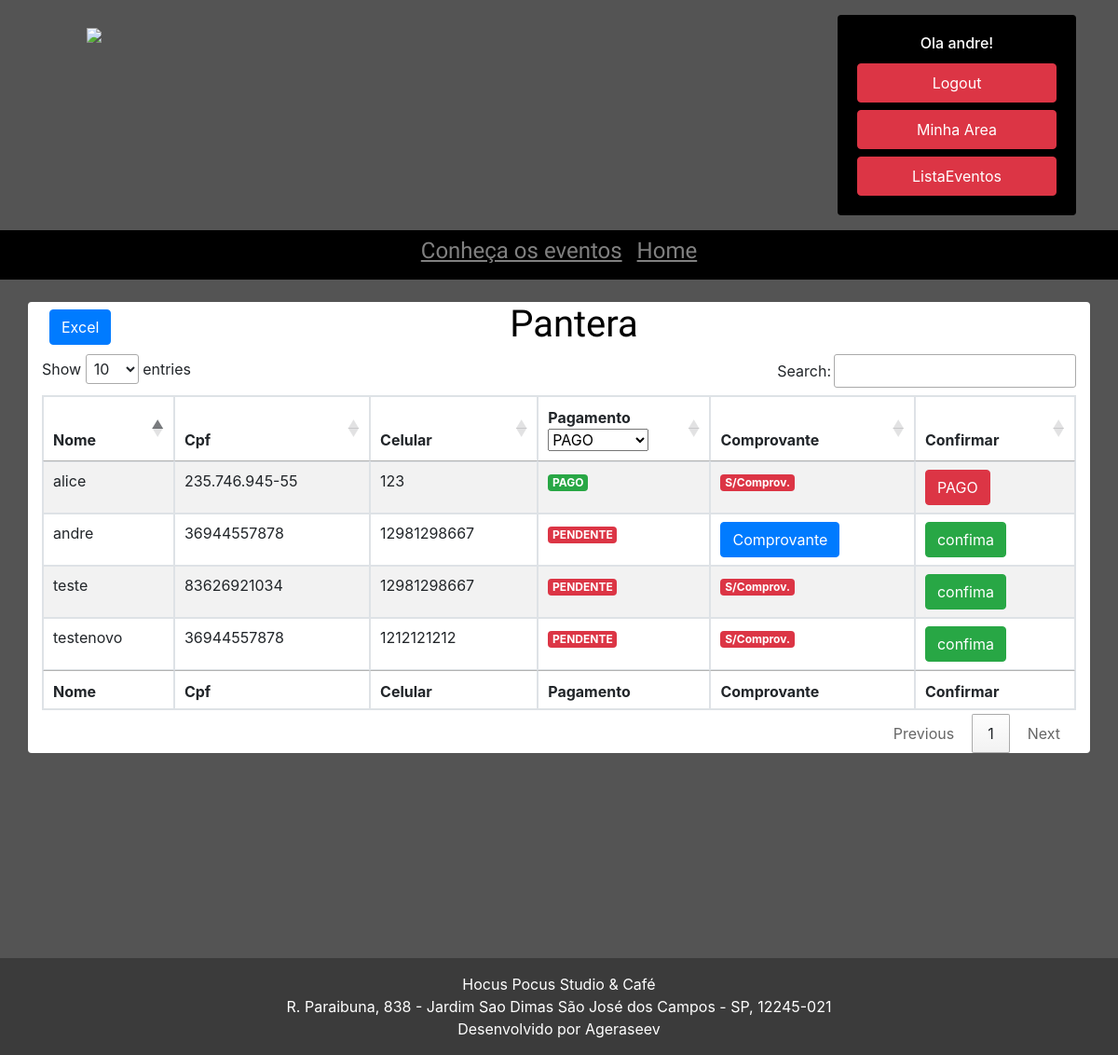
/lista (signed in), run on an earlier commit of the app's database.
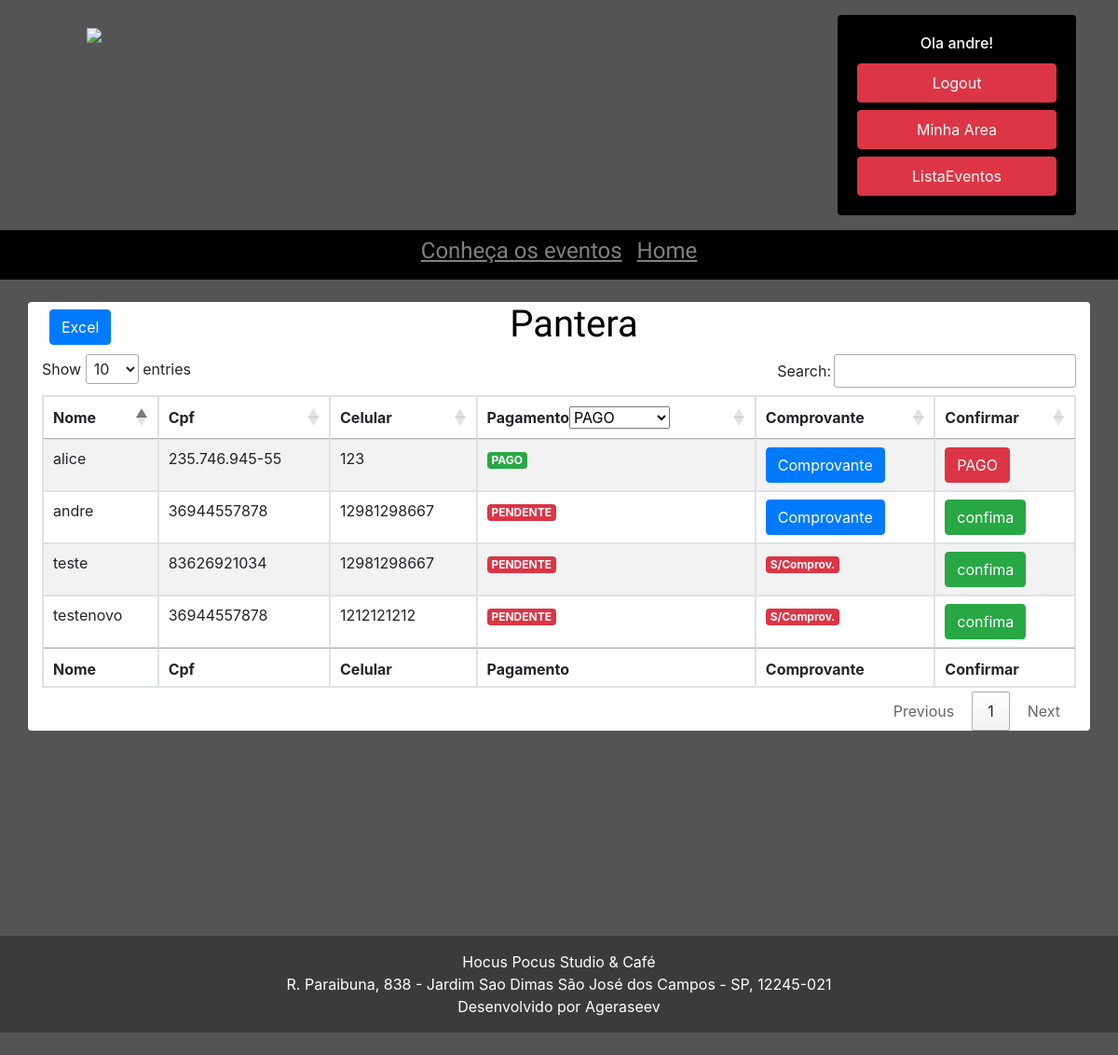
And on a later commit of the database.
### show/models.py (models this page shows, shortened)
class NomeLista(models.Model):
    sem_registro = models.ForeignKey(UsuarioSemRegistro, on_delete=models.CASCADE, blank=True, null= True)
    roqueiro = models.ForeignKey(Usuario, on_delete=models.CASCADE, blank=True, null= True)
    pagamento = models.BooleanField(default=False)
    comprovante = models.ImageField(upload_to='comprovantes/%d/%m/%Y', blank=True)
    lista_reserva = models.ForeignKey(Show, on_delete=models.CASCADE, blank=True, null= True,)
    class Meta:
        unique_together = ('roqueiro', 'lista_reserva')

### usuario/models.py (models this page shows, shortened)
class Usuario(models.Model):
    usuario = models.OneToOneField(User, null=True, on_delete=models.CASCADE)
    cpf = models.CharField(max_length=11)
    celular = models.CharField(max_length=12)

### show/views.py (the view)
# urls.py: path('lista', lista, name='lista'),
def lista(request, id=1):
    if request.user.is_staff:
        if request.method == 'POST':
            id = request.POST['id']
            show = request.POST['show']
            cofirmapagamento = NomeLista.objects.filter(id=id)
            cofirmapagamento.update(
                pagamento=True)
            return redirect('lista/'+show)
        else:
            pessoa = NomeLista.objects.filter(lista_reserva_id=id)
            show = Show.objects.filter(id=id)
            dados = {'pessoas': pessoa,
                     'show': show
            }
            return render(request, 'lista.html', dados)
    else:
        return redirect('home')

### templates/lista.html (shortened to what this page needs)
{% extends 'base3.html' %}
{% load static %}
{% block content %}
<body>
<link rel="stylesheet" href="https://cdn.datatables.net/1.10.2/css/jquery.dataTables.min.css">
{% for nome_na_lista in show %}
<div class="container-lg bg-white rounded mt-4">
    <div class="row header" style="text-align:center;color:black">
        <div class="col-md-4 text-left m-2">
            <button id="export" class="btn btn-primary">Excel</button>
        </div>
        <h1 class="col-md-4 text-center " style="font-family: 'Chau Philomene One'">{{ nome_na_lista.titulo_show }}</h1>
    </div>
    <table id="example" class="table table-striped table-bordered" style="width:100%">
        <thead>
        <tr>
            <th>Nome</th>
            <th>Cpf</th>
            <th>Celular</th>
            <th>Pagamento</th>
            <th>Comprovante</th>
            <th>Confirmar</th>
        </tr>
        </thead>
        <tbody>
        {% for area in pessoas.all %}
        <tr>
            <td> {% if area.roqueiro == None %} {{ area.sem_registro.usuario_sem_registro }} {% else %}
                {{ area.roqueiro.usuario }} {% endif %}
            </td>
            <td>{{ area.roqueiro.cpf }} {{ area.sem_registro.cpf_sem_registro }}</td>
            <td>{{ area.roqueiro.celular }} {{ area.sem_registro.celular_sem_registro }}</td>
            {% if area.pagamento %}
            <td><label class="badge badge-success">PAGO</label></td>
            {% else %}
            <td><label class="badge badge-danger">PENDENTE</label></td>
            {% endif %}
            {% if area.comprovante %}
            <td><a href="{% url 'comprovante' %}/{{ area.id }}">
                <button class="btn btn-primary"> Comprovante</button>
            </a></td>
            {% else %}
            <td><label class="badge badge-danger"> S/Comprov. </label></td>
            {% endif %}
            <form action="{% url 'lista' %}" method="POST">
                <td>
                    {% if area.pagamento %}
                    <button class="btn btn-danger" type="submit"> PAGO</button>
                    {% else %}
                    <button class="btn btn-success" type="submit"> confima</button>
                    {% endif %}
                </td>
            </form>
        </tr>
        {% endfor %}
        </tbody>
        <tfoot>
        <tr>
            <th>Nome</th>
            <th>Cpf</th>
            <th>Celular</th>
            <th>Pagamento</th>
            <th>Comprovante</th>
            <th>Confirmar</th>
        </tr>
        </tfoot>
    </table>
</div>
{% endfor %}
{% endblock %}

What changed in the data, as far as the page shows it:
changed NomeLista "alice": comprovante "S/Comprov." → "Comprovante"
